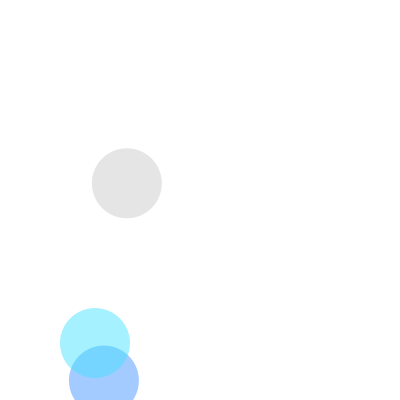
Frame 1 (no input)
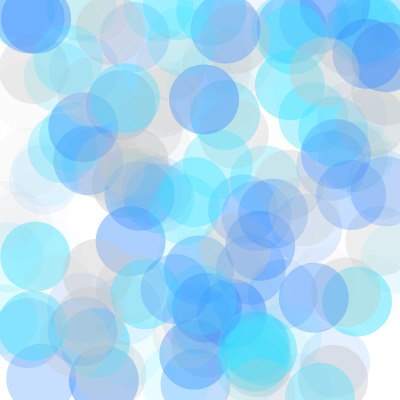
Frame 60 (the mouse pressed at the canvas centre just before this capture)
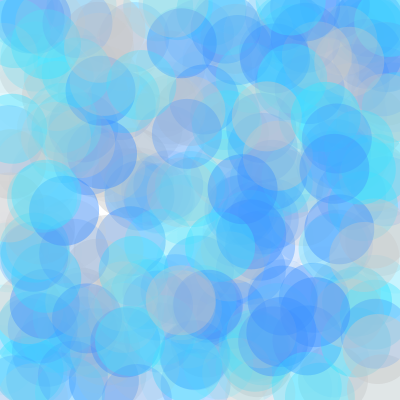
Frame 120 (the mouse held since frame 60 and released just before this capture)

The Processing sketch that drew these frames (run headless with seeded random() and noise(); from frame 60 on, the mouse is pressed at the canvas centre):

// Processing sketch: processing_161206
// ── processing_161206.pde


float transparence = 120;

void setup() {
  size(400, 400);
  frameRate(random(20));
  background(255);
  noStroke();
}

void draw() {
   fill(62,144,255,transparence);
   ellipse(random(400), random(400), 70, 70);
   fill(63,226,255,transparence);
   ellipse(random(400), random(400), 70, 70);
   fill(200,200,200,transparence);
   ellipse(random(400), random(400), 70, 70);
   
   transparence = random(120);
}
